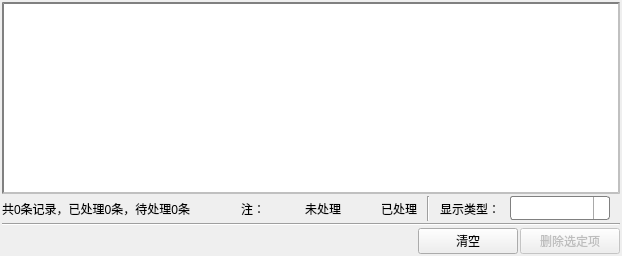
        <widget class="QWidget" name="tab_6">
         <attribute name="icon">
          <iconset resource="image.qrc">
           <normaloff>:/images/images/else/repair.png</normaloff>:/images/images/else/repair.png</iconset>
         </attribute>
         <attribute name="title">
          <string>维修</string>
         </attribute>
         <layout class="QVBoxLayout" name="verticalLayout_20">
          <property name="spacing">
           <number>2</number>
          </property>
          <property name="leftMargin">
           <number>2</number>
          </property>
          <property name="topMargin">
           <number>2</number>
          </property>
          <property name="rightMargin">
           <number>2</number>
          </property>
          <property name="bottomMargin">
           <number>2</number>
          </property>
          <item>
           <widget class="QListWidget" name="listWidgetRepair">
            <property name="styleSheet">
             <string notr="true">QListWidget
{
    border:2px solid gray;   /*边界线:宽度、颜色*/
    /*background:gray;*/    /*表格背景色*/
    color:black;        /*前景色：文字颜色*/
	border-style:inset;
    /*margin:5px,5px,0px,50px;*/   /*上、下、左、右，间距*/
}


QListWidget::item
{
    padding-top:10px;
    padding-bottom:4px;
}
QListWidget::item:hover
{
    show-decoration-selected:5;
    background:skyblue;
}

QListWidget::item:selected
{
    /*border:0px;*/
    background:lightgray;
    padding:0px;
    margin:0px;
    color:red;
}

/*上次选择后保留的状态，鼠标离开后显示*/
QListWidget::item:selected:!active
{
    border-width:0px;
    background:lightgreen;
}
</string>
            </property>
           </widget>
          </item>
          <item>
           <widget class="QWidget" name="widget_7" native="true">
            <property name="minimumSize">
             <size>
              <width>0</width>
              <height>25</height>
             </size>
            </property>
            <layout class="QHBoxLayout" name="horizontalLayout_31">
             <property name="spacing">
              <number>10</number>
             </property>
             <property name="leftMargin">
              <number>0</number>
             </property>
             <property name="topMargin">
              <number>0</number>
             </property>
             <property name="rightMargin">
              <number>10</number>
             </property>
             <property name="bottomMargin">
              <number>0</number>
             </property>
             <item>
              <widget class="QLabel" name="labRepairResult">
               <property name="text">
                <string>共0条记录，已处理0条，待处理0条</string>
               </property>
               <property name="indent">
                <number>-1</number>
               </property>
              </widget>
             </item>
             <item>
              <spacer name="horizontalSpacer_30">
               <property name="orientation">
                <enum>Qt::Horizontal</enum>
               </property>
               <property name="sizeHint" stdset="0">
                <size>
                 <width>40</width>
                 <height>20</height>
                </size>
               </property>
              </spacer>
             </item>
             <item>
              <widget class="QLabel" name="label_40">
               <property name="text">
                <string>注：</string>
               </property>
              </widget>
             </item>
             <item>
              <widget class="QLabel" name="labRepairUnsolve">
               <property name="minimumSize">
                <size>
                 <width>20</width>
                 <height>20</height>
                </size>
               </property>
               <property name="maximumSize">
                <size>
                 <width>20</width>
                 <height>20</height>
                </size>
               </property>
               <property name="text">
                <string/>
               </property>
              </widget>
             </item>
             <item>
              <widget class="QLabel" name="label_42">
               <property name="text">
                <string>未处理</string>
               </property>
              </widget>
             </item>
             <item>
              <widget class="QLabel" name="labRepairSolved">
               <property name="minimumSize">
                <size>
                 <width>20</width>
                 <height>20</height>
                </size>
               </property>
               <property name="maximumSize">
                <size>
                 <width>20</width>
                 <height>20</height>
                </size>
               </property>
               <property name="text">
                <string/>
               </property>
              </widget>
             </item>
             <item>
              <widget class="QLabel" name="label_44">
               <property name="text">
                <string>已处理</string>
               </property>
              </widget>
             </item>
             <item>
              <widget class="Line" name="line_34">
               <property name="orientation">
                <enum>Qt::Vertical</enum>
               </property>
              </widget>
             </item>
             <item>
              <widget class="QLabel" name="label_38">
               <property name="text">
                <string>显示类型：</string>
               </property>
              </widget>
             </item>
             <item>
              <widget class="QComboBox" name="cbxRepairType">
               <property name="minimumSize">
                <size>
                 <width>100</width>
                 <height>0</height>
                </size>
               </property>
               <property name="styleSheet">
                <string notr="true">QComboBox{font-size:15px;border: 1px solid gray;  border-radius: 3px; padding: 1px 2px 1px 2px;}
QComboBox::drop-down {subcontrol-origin: padding;subcontrol-position: top right;width: 15px;border-left-width: 1px;border-left-color: darkgray;border-left-style: solid;border-top-right-radius: 3px;border-bottom-right-radius: 3px;}
QComboBox:hover{border:2px solid rgb(50, 180, 250);}
QComboBox::down-arrow {background:url(images/combo/arrow_drop_down.ico);background-repeat:no-repeat;background-position:center;}
QComboBox QAbstractItemView{border: 1px solid darkgray;border-radius:2px;selection-background-color:#12CABD  ;outline:0px;}</string>
               </property>
               <item>
                <property name="text">
                 <string/>
                </property>
               </item>
               <item>
                <property name="text">
                 <string>未处理</string>
                </property>
               </item>
               <item>
                <property name="text">
                 <string>已处理</string>
                </property>
               </item>
              </widget>
             </item>
            </layout>
           </widget>
          </item>
          <item>
           <widget class="Line" name="line_32">
            <property name="orientation">
             <enum>Qt::Horizontal</enum>
            </property>
           </widget>
          </item>
          <item>
           <layout class="QHBoxLayout" name="horizontalLayout_30">
            <item>
             <spacer name="horizontalSpacer_29">
              <property name="orientation">
               <enum>Qt::Horizontal</enum>
              </property>
              <property name="sizeHint" stdset="0">
               <size>
                <width>40</width>
                <height>20</height>
               </size>
              </property>
             </spacer>
            </item>
            <item>
             <widget class="QPushButton" name="pushButton_46">
              <property name="minimumSize">
               <size>
                <width>100</width>
                <height>0</height>
               </size>
              </property>
              <property name="text">
               <string>清空</string>
              </property>
             </widget>
            </item>
            <item>
             <widget class="QPushButton" name="pushButton_47">
              <property name="enabled">
               <bool>false</bool>
              </property>
              <property name="minimumSize">
               <size>
                <width>100</width>
                <height>0</height>
               </size>
              </property>
              <property name="text">
               <string>删除选定项</string>
              </property>
             </widget>
            </item>
           </layout>
          </item>
         </layout>
        </widget>
